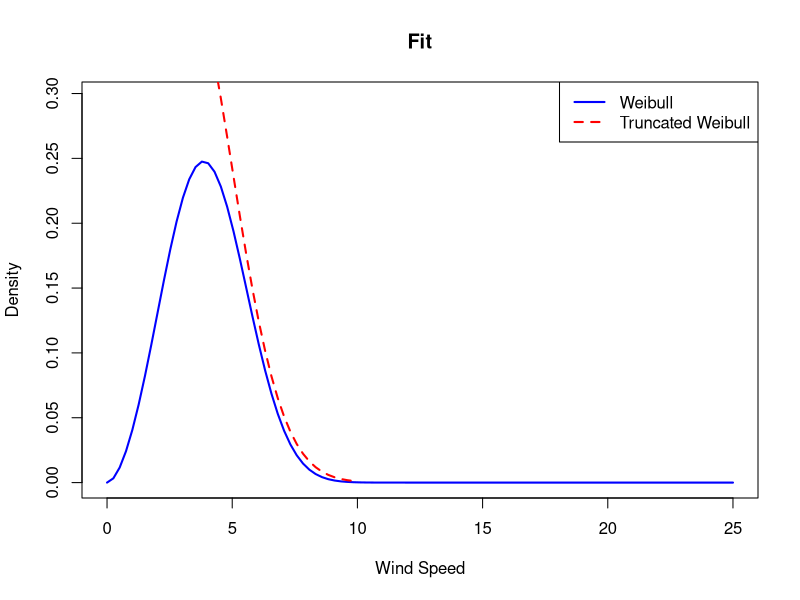

Recreate this plot in R.
# Parameters for standard Weibull distribution (replace with your values)
shape_weibull <- 2.821446
  # example shape parameter for Weibull
scale_weibull <- 4.502625
 # example scale parameter for Weibull

# Parameters for truncated Weibull distribution (replace with your values)
shape_trunc <-2.289947
 # example shape parameter for truncated Weibull
scale_trunc <- 4.01191
 # example scale parameter for truncated Weibull
a <- 3 # lower truncation point
b <- 10 # upper truncation point

# Generate x values for plotting
x_vals <- seq(min(a, 0), b +15, length.out = 100)  # extend range a bit beyond b for visualization

# Define the truncated Weibull PDF
truncated_pdf <- function(x) {
  dweibull(x, shape = shape_trunc, scale = scale_trunc) /
    (pweibull(b, shape = shape_trunc, scale = scale_trunc) - pweibull(a, shape = shape_trunc, scale = scale_trunc))
}

# Plot the standard Weibull distribution
plot(x_vals, dweibull(x_vals, shape = shape_weibull, scale = scale_weibull), 
     type = "l", col = "blue", lwd = 2, ylim = c(0, max(dweibull(x_vals, shape = shape_weibull, scale = scale_weibull)) * 1.2), 
     xlab = "Wind Speed", ylab = "Density", main = "Fit")

# Add the truncated Weibull distribution (only for x within truncation points)
lines(x_vals[x_vals >= a & x_vals <= b], truncated_pdf(x_vals[x_vals >= a & x_vals <= b]), 
      col = "red", lwd = 2, lty = 2)

# Add a legend
legend("topright", legend = c(
  sprintf("Weibull"),
  sprintf("Truncated Weibull")
), col = c("blue", "red"), lwd = 2, lty = 1:2)

